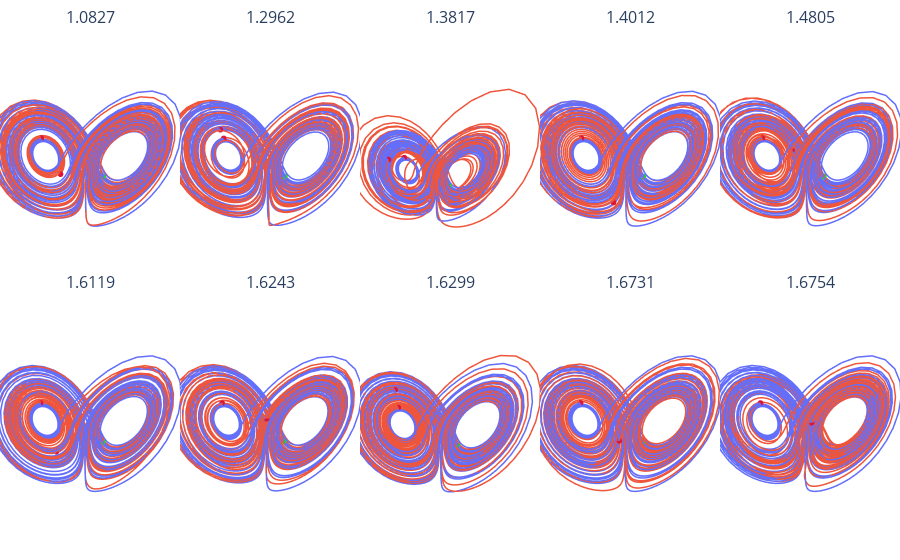

This figure's notebook cell:
### Code cell
from plotly.subplots import make_subplots
import plotly.graph_objects as go
import numpy as np

# define grid shape
n = len(jsidx)
cols = 5   # needs atleast 10 values to se how the kl divergence favours the coverage of base attractor over the perfect coverage
rows = int(np.ceil(n / cols))

clean_scene = dict(
    camera=dict(
        eye=dict(x=-1.5, y=1.5, z=0.5),
        center=dict(x=0, y=0, z=0),
        up=dict(x=0, y=0, z=1)
    ),
    xaxis=dict(showbackground=False, showgrid=False, zeroline=False,
               showticklabels=False, title=''),
    yaxis=dict(showbackground=False, showgrid=False, zeroline=False,
               showticklabels=False, title=''),
    zaxis=dict(showbackground=False, showgrid=False, zeroline=False,
               showticklabels=False, title=''),
    # optional: aspect ratio
    aspectmode="data"    
)

# create subplot figure with 3D subplots
fig = make_subplots(
    rows=rows, cols=cols,
    specs=[[{"type": "scene"} for _ in range(cols)] for _ in range(rows)],
    subplot_titles=[f"{all_skl[u]:.4f}" for u in sklidx],
    horizontal_spacing = 0 ,  # reduce horizontal gap (0 = no gap)
    vertical_spacing = 0     # reduce vertical gap
)

# loop and add traces
for i, u in enumerate(sklidx):
    r, c = divmod(i, cols)

    # call your existing function
    best_js = np.array([
        data_10[u]["true_value"],
        data_10[u]["predictions"].numpy()
    ])
    subfig = viz.compare_plot(best_js)  # <- returns a plotly figure

    # extract traces and add them into subplot
    for trace in subfig.data:
        fig.add_trace(trace, row=r+1, col=c+1)
        
# Apply to all subplot scenes
layout_updates = {}
for i in range(1, rows*cols + 1):
    scene_name = "scene" if i == 1 else f"scene{i}"
    layout_updates[scene_name] = clean_scene

fig.update_layout(
    margin=dict(l=0, r=0, t=30, b=0),  # trim margins
    showlegend = False,
    **layout_updates
)

fig.write_image("SKL_best.png", width=1250, height=500)
fig.show()

### Figure 1 — Plotly figure (JSON) as saved in the notebook; plotly's stock layout.template omitted (floating-point values rounded to 4 significant figures; data arrays with more than 128 entries replaced by an {"elided": "..."} marker saying what was removed)
{"data": [{"hoverinfo": "x+y+z", "line": {"color": "#636EFA", "width": 3}, "mode": "lines", "name": "Dataset 1", "scene": "scene", "type": "scatter3d", "x": {"elided": "2500 float values"}, "y": {"elided": "2500 float values"}, "z": {"elided": "2500 float values"}}, {"hoverinfo": "x+y+z", "marker": {"color": "limegreen", "size": 2}, "mode": "markers", "name": "Start 1", "scene": "scene", "showlegend": false, "type": "scatter3d", "x": [-0.3608], "y": [-0.4117], "z": [0.2703]}, {"hoverinfo": "x+y+z", "marker": {"color": "crimson", "size": 2}, "mode": "markers", "name": "End 1", "scene": "scene", "showlegend": false, "type": "scatter3d", "x": [0.009835], "y": [-0.05223], "z": [0.5999]}, {"hoverinfo": "x+y+z", "line": {"color": "#EF553B", "width": 3}, "mode": "lines", "name": "Dataset 2", "scene": "scene", "type": "scatter3d", "x": {"elided": "2500 float values"}, "y": {"elided": "2500 float values"}, "z": {"elided": "2500 float values"}}, {"hoverinfo": "x+y+z", "marker": {"color": "limegreen", "size": 2}, "mode": "markers", "name": "Start 2", "scene": "scene", "showlegend": false, "type": "scatter3d", "x": [-0.3611], "y": [-0.4136], "z": [0.2701]}, {"hoverinfo": "x+y+z", "marker": {"color": "crimson", "size": 2}, "mode": "markers", "name": "End 2", "scene": "scene", "showlegend": false, "type": "scatter3d", "x": [-0.1452], "y": [-0.1233], "z": [0.3063]}, {"hoverinfo": "x+y+z", "line": {"color": "#636EFA", "width": 3}, "mode": "lines", "name": "Dataset 1", "scene": "scene2", "type": "scatter3d", "x": {"elided": "2500 float values"}, "y": {"elided": "2500 float values"}, "z": {"elided": "2500 float values"}}, {"hoverinfo": "x+y+z", "marker": {"color": "limegreen", "size": 2}, "mode": "markers", "name": "Start 1", "scene": "scene2", "showlegend": false, "type": "scatter3d", "x": [-0.3608], "y": [-0.4117], "z": [0.2703]}, {"hoverinfo": "x+y+z", "marker": {"color": "crimson", "size": 2}, "mode": "markers", "name": "End 1", "scene": "scene2", "showlegend": false, "type": "scatter3d", "x": [0.009835], "y": [-0.05223], "z": [0.5999]}, {"hoverinfo": "x+y+z", "line": {"color": "#EF553B", "width": 3}, "mode": "lines", "name": "Dataset 2", "scene": "scene2", "type": "scatter3d", "x": {"elided": "2500 float values"}, "y": {"elided": "2500 float values"}, "z": {"elided": "2500 float values"}}, {"hoverinfo": "x+y+z", "marker": {"color": "limegreen", "size": 2}, "mode": "markers", "name": "Start 2", "scene": "scene2", "showlegend": false, "type": "scatter3d", "x": [-0.3607], "y": [-0.412], "z": [0.2709]}, {"hoverinfo": "x+y+z", "marker": {"color": "crimson", "size": 2}, "mode": "markers", "name": "End 2", "scene": "scene2", "showlegend": false, "type": "scatter3d", "x": [0.04577], "y": [-0.04645], "z": [0.6712]}, {"hoverinfo": "x+y+z", "line": {"color": "#636EFA", "width": 3}, "mode": "lines", "name": "Dataset 1", "scene": "scene3", "type": "scatter3d", "x": {"elided": "2500 float values"}, "y": {"elided": "2500 float values"}, "z": {"elided": "2500 float values"}}, {"hoverinfo": "x+y+z", "marker": {"color": "limegreen", "size": 2}, "mode": "markers", "name": "Start 1", "scene": "scene3", "showlegend": false, "type": "scatter3d", "x": [-0.3608], "y": [-0.4117], "z": [0.2703]}, {"hoverinfo": "x+y+z", "marker": {"color": "crimson", "size": 2}, "mode": "markers", "name": "End 1", "scene": "scene3", "showlegend": false, "type": "scatter3d", "x": [0.009835], "y": [-0.05223], "z": [0.5999]}, {"hoverinfo": "x+y+z", "line": {"color": "#EF553B", "width": 3}, "mode": "lines", "name": "Dataset 2", "scene": "scene3", "type": "scatter3d", "x": {"elided": "2500 float values"}, "y": {"elided": "2500 float values"}, "z": {"elided": "2500 float values"}}, {"hoverinfo": "x+y+z", "marker": {"color": "limegreen", "size": 2}, "mode": "markers", "name": "Start 2", "scene": "scene3", "showlegend": false, "type": "scatter3d", "x": [-0.3621], "y": [-0.4225], "z": [0.2641]}, {"hoverinfo": "x+y+z", "marker": {"color": "crimson", "size": 2}, "mode": "markers", "name": "End 2", "scene": "scene3", "showlegend": false, "type": "scatter3d", "x": [0.08014], "y": [0.1199], "z": [0.5934]}, {"hoverinfo": "x+y+z", "line": {"color": "#636EFA", "width": 3}, "mode": "lines", "name": "Dataset 1", "scene": "scene4", "type": "scatter3d", "x": {"elided": "2500 float values"}, "y": {"elided": "2500 float values"}, "z": {"elided": "2500 float values"}}, {"hoverinfo": "x+y+z", "marker": {"color": "limegreen", "size": 2}, "mode": "markers", "name": "Start 1", "scene": "scene4", "showlegend": false, "type": "scatter3d", "x": [-0.3608], "y": [-0.4117], "z": [0.2703]}, {"hoverinfo": "x+y+z", "marker": {"color": "crimson", "size": 2}, "mode": "markers", "name": "End 1", "scene": "scene4", "showlegend": false, "type": "scatter3d", "x": [0.009835], "y": [-0.05223], "z": [0.5999]}, {"hoverinfo": "x+y+z", "line": {"color": "#EF553B", "width": 3}, "mode": "lines", "name": "Dataset 2", "scene": "scene4", "type": "scatter3d", "x": {"elided": "2500 float values"}, "y": {"elided": "2500 float values"}, "z": {"elided": "2500 float values"}}, {"hoverinfo": "x+y+z", "marker": {"color": "limegreen", "size": 2}, "mode": "markers", "name": "Start 2", "scene": "scene4", "showlegend": false, "type": "scatter3d", "x": [-0.3606], "y": [-0.4119], "z": [0.2697]}, {"hoverinfo": "x+y+z", "marker": {"color": "crimson", "size": 2}, "mode": "markers", "name": "End 2", "scene": "scene4", "showlegend": false, "type": "scatter3d", "x": [-0.2267], "y": [-0.1868], "z": [0.06083]}, {"hoverinfo": "x+y+z", "line": {"color": "#636EFA", "width": 3}, "mode": "lines", "name": "Dataset 1", "scene": "scene5", "type": "scatter3d", "x": {"elided": "2500 float values"}, "y": {"elided": "2500 float values"}, "z": {"elided": "2500 float values"}}, {"hoverinfo": "x+y+z", "marker": {"color": "limegreen", "size": 2}, "mode": "markers", "name": "Start 1", "scene": "scene5", "showlegend": false, "type": "scatter3d", "x": [-0.3608], "y": [-0.4117], "z": [0.2703]}, {"hoverinfo": "x+y+z", "marker": {"color": "crimson", "size": 2}, "mode": "markers", "name": "End 1", "scene": "scene5", "showlegend": false, "type": "scatter3d", "x": [0.009835], "y": [-0.05223], "z": [0.5999]}, {"hoverinfo": "x+y+z", "line": {"color": "#EF553B", "width": 3}, "mode": "lines", "name": "Dataset 2", "scene": "scene5", "type": "scatter3d", "x": {"elided": "2500 float values"}, "y": {"elided": "2500 float values"}, "z": {"elided": "2500 float values"}}, {"hoverinfo": "x+y+z", "marker": {"color": "limegreen", "size": 2}, "mode": "markers", "name": "Start 2", "scene": "scene5", "showlegend": false, "type": "scatter3d", "x": [-0.3597], "y": [-0.4105], "z": [0.2732]}, {"hoverinfo": "x+y+z", "marker": {"color": "crimson", "size": 2}, "mode": "markers", "name": "End 2", "scene": "scene5", "showlegend": false, "type": "scatter3d", "x": [-0.1423], "y": [-0.2454], "z": [0.4889]}, {"hoverinfo": "x+y+z", "line": {"color": "#636EFA", "width": 3}, "mode": "lines", "name": "Dataset 1", "scene": "scene6", "type": "scatter3d", "x": {"elided": "2500 float values"}, "y": {"elided": "2500 float values"}, "z": {"elided": "2500 float values"}}, {"hoverinfo": "x+y+z", "marker": {"color": "limegreen", "size": 2}, "mode": "markers", "name": "Start 1", "scene": "scene6", "showlegend": false, "type": "scatter3d", "x": [-0.3608], "y": [-0.4117], "z": [0.2703]}, {"hoverinfo": "x+y+z", "marker": {"color": "crimson", "size": 2}, "mode": "markers", "name": "End 1", "scene": "scene6", "showlegend": false, "type": "scatter3d", "x": [0.009835], "y": [-0.05223], "z": [0.5999]}, {"hoverinfo": "x+y+z", "line": {"color": "#EF553B", "width": 3}, "mode": "lines", "name": "Dataset 2", "scene": "scene6", "type": "scatter3d", "x": {"elided": "2500 float values"}, "y": {"elided": "2500 float values"}, "z": {"elided": "2500 float values"}}, {"hoverinfo": "x+y+z", "marker": {"color": "limegreen", "size": 2}, "mode": "markers", "name": "Start 2", "scene": "scene6", "showlegend": false, "type": "scatter3d", "x": [-0.3613], "y": [-0.4124], "z": [0.2674]}, {"hoverinfo": "x+y+z", "marker": {"color": "crimson", "size": 2}, "mode": "markers", "name": "End 2", "scene": "scene6", "showlegend": false, "type": "scatter3d", "x": [-0.1437], "y": [-0.08089], "z": [0.2072]}, {"hoverinfo": "x+y+z", "line": {"color": "#636EFA", "width": 3}, "mode": "lines", "name": "Dataset 1", "scene": "scene7", "type": "scatter3d", "x": {"elided": "2500 float values"}, "y": {"elided": "2500 float values"}, "z": {"elided": "2500 float values"}}, {"hoverinfo": "x+y+z", "marker": {"color": "limegreen", "size": 2}, "mode": "markers", "name": "Start 1", "scene": "scene7", "showlegend": false, "type": "scatter3d", "x": [-0.3608], "y": [-0.4117], "z": [0.2703]}, {"hoverinfo": "x+y+z", "marker": {"color": "crimson", "size": 2}, "mode": "markers", "name": "End 1", "scene": "scene7", "showlegend": false, "type": "scatter3d", "x": [0.009835], "y": [-0.05223], "z": [0.5999]}, {"hoverinfo": "x+y+z", "line": {"color": "#EF553B", "width": 3}, "mode": "lines", "name": "Dataset 2", "scene": "scene7", "type": "scatter3d", "x": {"elided": "2500 float values"}, "y": {"elided": "2500 float values"}, "z": {"elided": "2500 float values"}}, {"hoverinfo": "x+y+z", "marker": {"color": "limegreen", "size": 2}, "mode": "markers", "name": "Start 2", "scene": "scene7", "showlegend": false, "type": "scatter3d", "x": [-0.3607], "y": [-0.4145], "z": [0.2695]}, {"hoverinfo": "x+y+z", "marker": {"color": "crimson", "size": 2}, "mode": "markers", "name": "End 2", "scene": "scene7", "showlegend": false, "type": "scatter3d", "x": [-0.3578], "y": [-0.2119], "z": [0.4992]}, {"hoverinfo": "x+y+z", "line": {"color": "#636EFA", "width": 3}, "mode": "lines", "name": "Dataset 1", "scene": "scene8", "type": "scatter3d", "x": {"elided": "2500 float values"}, "y": {"elided": "2500 float values"}, "z": {"elided": "2500 float values"}}, {"hoverinfo": "x+y+z", "marker": {"color": "limegreen", "size": 2}, "mode": "markers", "name": "Start 1", "scene": "scene8", "showlegend": false, "type": "scatter3d", "x": [-0.3608], "y": [-0.4117], "z": [0.2703]}, {"hoverinfo": "x+y+z", "marker": {"color": "crimson", "size": 2}, "mode": "markers", "name": "End 1", "scene": "scene8", "showlegend": false, "type": "scatter3d", "x": [0.009835], "y": [-0.05223], "z": [0.5999]}, {"hoverinfo": "x+y+z", "line": {"color": "#EF553B", "width": 3}, "mode": "lines", "name": "Dataset 2", "scene": "scene8", "type": "scatter3d", "x": {"elided": "2500 float values"}, "y": {"elided": "2500 float values"}, "z": {"elided": "2500 float values"}}, {"hoverinfo": "x+y+z", "marker": {"color": "limegreen", "size": 2}, "mode": "markers", "name": "Start 2", "scene": "scene8", "showlegend": false, "type": "scatter3d", "x": [-0.3602], "y": [-0.4141], "z": [0.2681]}, {"hoverinfo": "x+y+z", "marker": {"color": "crimson", "size": 2}, "mode": "markers", "name": "End 2", "scene": "scene8", "showlegend": false, "type": "scatter3d", "x": [0.07174], "y": [-0.07044], "z": [0.7475]}, {"hoverinfo": "x+y+z", "line": {"color": "#636EFA", "width": 3}, "mode": "lines", "name": "Dataset 1", "scene": "scene9", "type": "scatter3d", "x": {"elided": "2500 float values"}, "y": {"elided": "2500 float values"}, "z": {"elided": "2500 float values"}}, {"hoverinfo": "x+y+z", "marker": {"color": "limegreen", "size": 2}, "mode": "markers", "name": "Start 1", "scene": "scene9", "showlegend": false, "type": "scatter3d", "x": [-0.3608], "y": [-0.4117], "z": [0.2703]}, {"hoverinfo": "x+y+z", "marker": {"color": "crimson", "size": 2}, "mode": "markers", "name": "End 1", "scene": "scene9", "showlegend": false, "type": "scatter3d", "x": [0.009835], "y": [-0.05223], "z": [0.5999]}, {"hoverinfo": "x+y+z", "line": {"color": "#EF553B", "width": 3}, "mode": "lines", "name": "Dataset 2", "scene": "scene9", "type": "scatter3d", "x": {"elided": "2500 float values"}, "y": {"elided": "2500 float values"}, "z": {"elided": "2500 float values"}}, {"hoverinfo": "x+y+z", "marker": {"color": "limegreen", "size": 2}, "mode": "markers", "name": "Start 2", "scene": "scene9", "showlegend": false, "type": "scatter3d", "x": [-0.3605], "y": [-0.4117], "z": [0.272]}, {"hoverinfo": "x+y+z", "marker": {"color": "crimson", "size": 2}, "mode": "markers", "name": "End 2", "scene": "scene9", "showlegend": false, "type": "scatter3d", "x": [-0.2696], "y": [-0.2265], "z": [0.298]}, {"hoverinfo": "x+y+z", "line": {"color": "#636EFA", "width": 3}, "mode": "lines", "name": "Dataset 1", "scene": "scene10", "type": "scatter3d", "x": {"elided": "2500 float values"}, "y": {"elided": "2500 float values"}, "z": {"elided": "2500 float values"}}, {"hoverinfo": "x+y+z", "marker": {"color": "limegreen", "size": 2}, "mode": "markers", "name": "Start 1", "scene": "scene10", "showlegend": false, "type": "scatter3d", "x": [-0.3608], "y": [-0.4117], "z": [0.2703]}, {"hoverinfo": "x+y+z", "marker": {"color": "crimson", "size": 2}, "mode": "markers", "name": "End 1", "scene": "scene10", "showlegend": false, "type": "scatter3d", "x": [0.009835], "y": [-0.05223], "z": [0.5999]}, {"hoverinfo": "x+y+z", "line": {"color": "#EF553B", "width": 3}, "mode": "lines", "name": "Dataset 2", "scene": "scene10", "type": "scatter3d", "x": {"elided": "2500 float values"}, "y": {"elided": "2500 float values"}, "z": {"elided": "2500 float values"}}, {"hoverinfo": "x+y+z", "marker": {"color": "limegreen", "size": 2}, "mode": "markers", "name": "Start 2", "scene": "scene10", "showlegend": false, "type": "scatter3d", "x": [-0.3613], "y": [-0.4148], "z": [0.2706]}, {"hoverinfo": "x+y+z", "marker": {"color": "crimson", "size": 2}, "mode": "markers", "name": "End 2", "scene": "scene10", "showlegend": false, "type": "scatter3d", "x": [-0.3715], "y": [-0.2672], "z": [0.46]}], "layout": {"annotations": [{"font": {"size": 16}, "showarrow": false, "text": "1.0827", "x": 0.1, "xanchor": "center", "xref": "paper", "y": 1, "yanchor": "bottom", "yref": "paper"}, {"font": {"size": 16}, "showarrow": false, "text": "1.2962", "x": 0.3, "xanchor": "center", "xref": "paper", "y": 1, "yanchor": "bottom", "yref": "paper"}, {"font": {"size": 16}, "showarrow": false, "text": "1.3817", "x": 0.5, "xanchor": "center", "xref": "paper", "y": 1, "yanchor": "bottom", "yref": "paper"}, {"font": {"size": 16}, "showarrow": false, "text": "1.4012", "x": 0.7, "xanchor": "center", "xref": "paper", "y": 1, "yanchor": "bottom", "yref": "paper"}, {"font": {"size": 16}, "showarrow": false, "text": "1.4805", "x": 0.9, "xanchor": "center", "xref": "paper", "y": 1, "yanchor": "bottom", "yref": "paper"}, {"font": {"size": 16}, "showarrow": false, "text": "1.6119", "x": 0.1, "xanchor": "center", "xref": "paper", "y": 0.5, "yanchor": "bottom", "yref": "paper"}, {"font": {"size": 16}, "showarrow": false, "text": "1.6243", "x": 0.3, "xanchor": "center", "xref": "paper", "y": 0.5, "yanchor": "bottom", "yref": "paper"}, {"font": {"size": 16}, "showarrow": false, "text": "1.6299", "x": 0.5, "xanchor": "center", "xref": "paper", "y": 0.5, "yanchor": "bottom", "yref": "paper"}, {"font": {"size": 16}, "showarrow": false, "text": "1.6731", "x": 0.7, "xanchor": "center", "xref": "paper", "y": 0.5, "yanchor": "bottom", "yref": "paper"}, {"font": {"size": 16}, "showarrow": false, "text": "1.6754", "x": 0.9, "xanchor": "center", "xref": "paper", "y": 0.5, "yanchor": "bottom", "yref": "paper"}], "margin": {"b": 0, "l": 0, "r": 0, "t": 30}, "scene": {"aspectmode": "data", "camera": {"center": {"x": 0, "y": 0, "z": 0}, "eye": {"x": -1.5, "y": 1.5, "z": 0.5}, "up": {"x": 0, "y": 0, "z": 1}}, "domain": {"x": [0, 0.2], "y": [0.5, 1]}, "xaxis": {"showbackground": false, "showgrid": false, "showticklabels": false, "title": {"text": ""}, "zeroline": false}, "yaxis": {"showbackground": false, "showgrid": false, "showticklabels": false, "title": {"text": ""}, "zeroline": false}, "zaxis": {"showbackground": false, "showgrid": false, "showticklabels": false, "title": {"text": ""}, "zeroline": false}}, "scene10": {"aspectmode": "data", "camera": {"center": {"x": 0, "y": 0, "z": 0}, "eye": {"x": -1.5, "y": 1.5, "z": 0.5}, "up": {"x": 0, "y": 0, "z": 1}}, "domain": {"x": [0.8, 1], "y": [0, 0.5]}, "xaxis": {"showbackground": false, "showgrid": false, "showticklabels": false, "title": {"text": ""}, "zeroline": false}, "yaxis": {"showbackground": false, "showgrid": false, "showticklabels": false, "title": {"text": ""}, "zeroline": false}, "zaxis": {"showbackground": false, "showgrid": false, "showticklabels": false, "title": {"text": ""}, "zeroline": false}}, "scene2": {"aspectmode": "data", "camera": {"center": {"x": 0, "y": 0, "z": 0}, "eye": {"x": -1.5, "y": 1.5, "z": 0.5}, "up": {"x": 0, "y": 0, "z": 1}}, "domain": {"x": [0.2, 0.4], "y": [0.5, 1]}, "xaxis": {"showbackground": false, "showgrid": false, "showticklabels": false, "title": {"text": ""}, "zeroline": false}, "yaxis": {"showbackground": false, "showgrid": false, "showticklabels": false, "title": {"text": ""}, "zeroline": false}, "zaxis": {"showbackground": false, "showgrid": false, "showticklabels": false, "title": {"text": ""}, "zeroline": false}}, "scene3": {"aspectmode": "data", "camera": {"center": {"x": 0, "y": 0, "z": 0}, "eye": {"x": -1.5, "y": 1.5, "z": 0.5}, "up": {"x": 0, "y": 0, "z": 1}}, "domain": {"x": [0.4, 0.6], "y": [0.5, 1]}, "xaxis": {"showbackground": false, "showgrid": false, "showticklabels": false, "title": {"text": ""}, "zeroline": false}, "yaxis": {"showbackground": false, "showgrid": false, "showticklabels": false, "title": {"text": ""}, "zeroline": false}, "zaxis": {"showbackground": false, "showgrid": false, "showticklabels": false, "title": {"text": ""}, "zeroline": false}}, "scene4": {"aspectmode": "data", "camera": {"center": {"x": 0, "y": 0, "z": 0}, "eye": {"x": -1.5, "y": 1.5, "z": 0.5}, "up": {"x": 0, "y": 0, "z": 1}}, "domain": {"x": [0.6, 0.8], "y": [0.5, 1]}, "xaxis": {"showbackground": false, "showgrid": false, "showticklabels": false, "title": {"text": ""}, "zeroline": false}, "yaxis": {"showbackground": false, "showgrid": false, "showticklabels": false, "title": {"text": ""}, "zeroline": false}, "zaxis": {"showbackground": false, "showgrid": false, "showticklabels": false, "title": {"text": ""}, "zeroline": false}}, "scene5": {"aspectmode": "data", "camera": {"center": {"x": 0, "y": 0, "z": 0}, "eye": {"x": -1.5, "y": 1.5, "z": 0.5}, "up": {"x": 0, "y": 0, "z": 1}}, "domain": {"x": [0.8, 1], "y": [0.5, 1]}, "xaxis": {"showbackground": false, "showgrid": false, "showticklabels": false, "title": {"text": ""}, "zeroline": false}, "yaxis": {"showbackground": false, "showgrid": false, "showticklabels": false, "title": {"text": ""}, "zeroline": false}, "zaxis": {"showbackground": false, "showgrid": false, "showticklabels": false, "title": {"text": ""}, "zeroline": false}}, "scene6": {"aspectmode": "data", "camera": {"center": {"x": 0, "y": 0, "z": 0}, "eye": {"x": -1.5, "y": 1.5, "z": 0.5}, "up": {"x": 0, "y": 0, "z": 1}}, "domain": {"x": [0, 0.2], "y": [0, 0.5]}, "xaxis": {"showbackground": false, "showgrid": false, "showticklabels": false, "title": {"text": ""}, "zeroline": false}, "yaxis": {"showbackground": false, "showgrid": false, "showticklabels": false, "title": {"text": ""}, "zeroline": false}, "zaxis": {"showbackground": false, "showgrid": false, "showticklabels": false, "title": {"text": ""}, "zeroline": false}}, "scene7": {"aspectmode": "data", "camera": {"center": {"x": 0, "y": 0, "z": 0}, "eye": {"x": -1.5, "y": 1.5, "z": 0.5}, "up": {"x": 0, "y": 0, "z": 1}}, "domain": {"x": [0.2, 0.4], "y": [0, 0.5]}, "xaxis": {"showbackground": false, "showgrid": false, "showticklabels": false, "title": {"text": ""}, "zeroline": false}, "yaxis": {"showbackground": false, "showgrid": false, "showticklabels": false, "title": {"text": ""}, "zeroline": false}, "zaxis": {"showbackground": false, "showgrid": false, "showticklabels": false, "title": {"text": ""}, "zeroline": false}}, "scene8": {"aspectmode": "data", "camera": {"center": {"x": 0, "y": 0, "z": 0}, "eye": {"x": -1.5, "y": 1.5, "z": 0.5}, "up": {"x": 0, "y": 0, "z": 1}}, "domain": {"x": [0.4, 0.6], "y": [0, 0.5]}, "xaxis": {"showbackground": false, "showgrid": false, "showticklabels": false, "title": {"text": ""}, "zeroline": false}, "yaxis": {"showbackground": false, "showgrid": false, "showticklabels": false, "title": {"text": ""}, "zeroline": false}, "zaxis": {"showbackground": false, "showgrid": false, "showticklabels": false, "title": {"text": ""}, "zeroline": false}}, "scene9": {"aspectmode": "data", "camera": {"center": {"x": 0, "y": 0, "z": 0}, "eye": {"x": -1.5, "y": 1.5, "z": 0.5}, "up": {"x": 0, "y": 0, "z": 1}}, "domain": {"x": [0.6, 0.8], "y": [0, 0.5]}, "xaxis": {"showbackground": false, "showgrid": false, "showticklabels": false, "title": {"text": ""}, "zeroline": false}, "yaxis": {"showbackground": false, "showgrid": false, "showticklabels": false, "title": {"text": ""}, "zeroline": false}, "zaxis": {"showbackground": false, "showgrid": false, "showticklabels": false, "title": {"text": ""}, "zeroline": false}}, "showlegend": false}}
